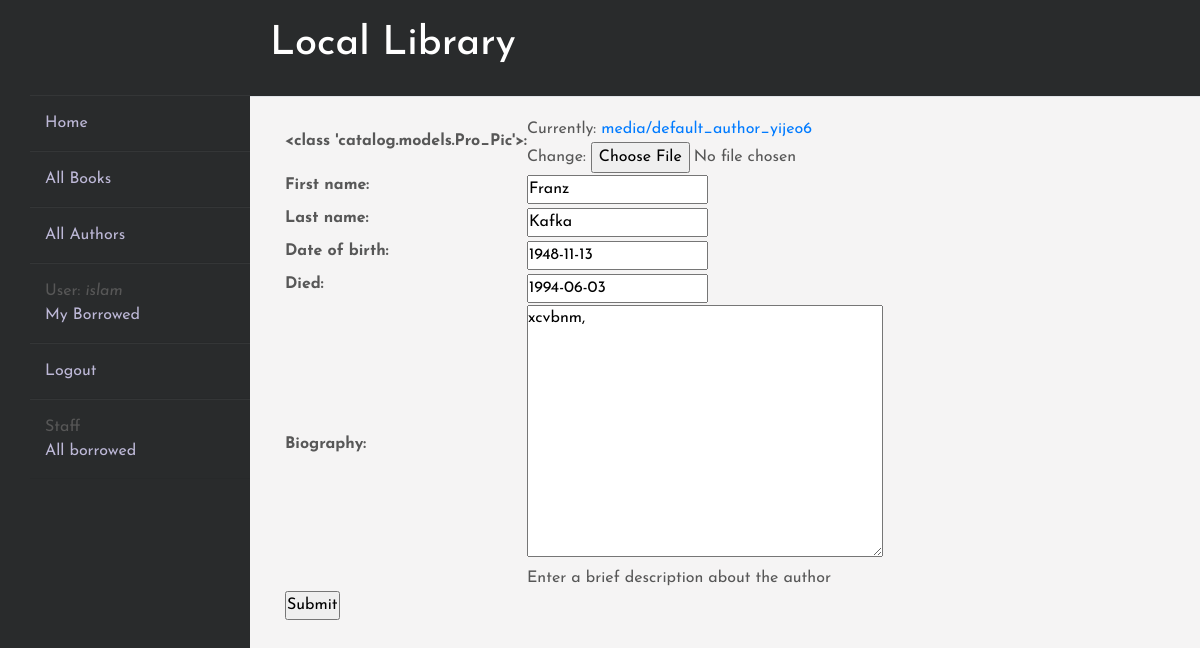
The page /catalog/author/2/update/ (signed in) on the database its author committed.
### catalog/models.py (models this page shows, shortened)
class Author(models.Model):
    profile_picture = models.ImageField(Pro_Pic, default='media/default_author.jpg')
    first_name = models.CharField(max_length=100)
    last_name = models.CharField(max_length=100)
    date_of_birth = models.DateField(null=True, blank=True)
    date_of_death = models.DateField('died', null=True, blank=True)
    biography = models.TextField(
    max_length=1000, null=True, blank=True, help_text="Enter a brief description about the author")
    class Meta:
        ordering = ['last_name', 'first_name']

### catalog/views.py (the view)
class AuthorUpdate(PermissionRequiredMixin, UpdateView):
    model = Author
    fields = ['profile_picture', 'first_name', 'last_name', 'date_of_birth', 'date_of_death','biography']
    permission_required = 'catalog.can_mark_returned'

### catalog/templates/catalog/author_form.html (shortened to what this page needs)
{% extends "base_generic.html" %}
{% block content %}
<form action="" method="post">
  <table>
    {{ form.as_table }}
  </table>
  <input type="submit" value="Submit" />
</form>
{% endblock %}

### catalog/templates/base_generic.html (shortened to what this page needs)
<!DOCTYPE html>
<html lang="en">
<head>
    <link rel="stylesheet" href="https://cdn.jsdelivr.net/npm/bootstrap@4.5.3/dist/css/bootstrap.min.css"
>
    {% load static %}
    <link rel="stylesheet" href="{% static 'css/styles.css' %}">
</head>
<body>
    <div class="wrapper">
        <div class="sidebar">
            <ul style="margin-top:65px;">
                <li><a href="{% url 'index' %}">Home</a></li>
                <li><a href="{% url 'books' %}">All Books</a></li>
                <li><a href="{% url 'authors' %}">All Authors</a></li>
                {% if user.is_authenticated %}
                <li><span style="color:#575757">User: <em> {{ user.get_username }} </em> </span>
                    <a href="{% url 'my-borrowed' %}">My Borrowed</a>
                </li>
                <li><a href="{% url 'logout'%}?next={{request.path}}">Logout</a></li>
                {% else %}
                <li><a href="{% url 'login'%}?next={{request.path}}">Login</a></li>
                {% endif %}
                {% if user.is_staff %}
                <ul class="sidebar-nav">
                    <li><span style="color:#575757">Staff</span>
                        {% if perms.catalog.can_mark_returned %}
                        <a href="{% url 'all-borrowed' %}">All borrowed</a>
                    </li>
                    {% endif %}
                </ul>
                {% endif %}
            </ul>
        </div>
        <div class="main_content">
            <div class="header"><a href="{% url 'index' %}" style="color: white;">
                    <h1 style="color: white;">Local Library</h1>
                </a></div>
            <div class="info">
                <div class="col-sm-10 ">
                    {% block content %}{% endblock %}
                </div>
            </div>
        </div>
    </div>
</body>
</html>

### catalog/static/css/styles.css (style rules this page uses)
* { margin: 0; padding: 0; box-sizing: border-box; list-style: none; text-decoration: none; font-family: 'Josefin Sans', sans-serif }
body { background-color: #f5f4f4 }
.wrapper { display: flex; position: relative }
.wrapper .sidebar { width: 250px; height: 100%; background: #292b2c; padding: 30px 0px; position: fixed }
.wrapper .sidebar ul li { padding: 15px; border-bottom: 1px solid #b7b3c7; border-bottom: 1px solid rgba(0, 0, 0, 0.05); border-top: 1px solid rgba(255, 255, 255, 0.05); margin-left: 30px; }
.wrapper .sidebar ul li a { color: #bdb8d7; display: block }
.wrapper .main_content { width: 100%; margin-left: 250px }
.wrapper .main_content .header { padding: 20px; background: #292b2c; color: #fff; border-bottom: 1px solid #e0e4e8 }
.wrapper .main_content .info { margin: 20px; color: #575757; line-height: 25px }
.wrapper .main_content .info div { margin-bottom: 20px }

### rows shown on the page
Author: first_name "Franz", last_name "Kafka", date_of_birth "1948-11-13", date_of_death "1994-06-03", biography "xcvbnm,"

### other values the page prints
{{ user.get_username }} "islam"
